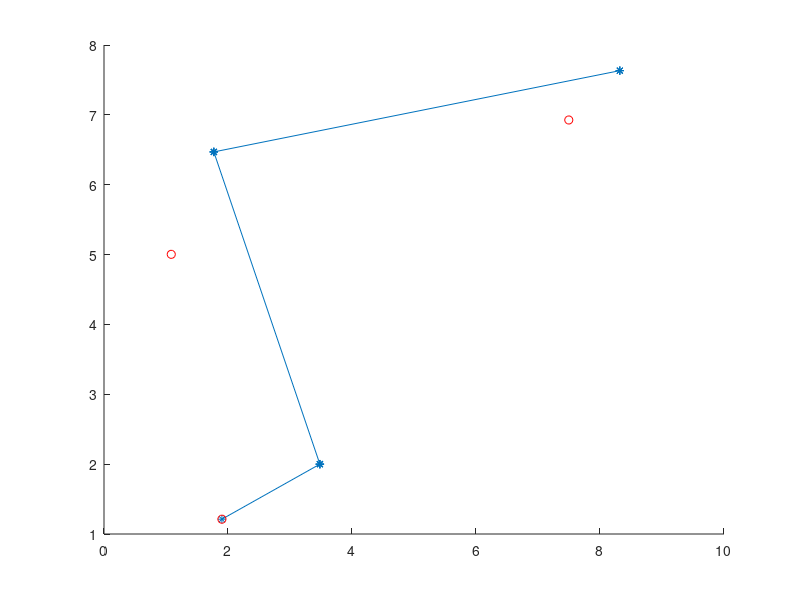

The MATLAB script that drew this image:


numNode = 6;
A = rand(numNode, numNode);
threshold = 0.7;
A(A > threshold) = 1;
A(A ~= 1) = 0;
A = triu(A);
coordinates = rand(numNode,2) * 10;

ind = kmeans(A', 2);
group1 = find(ind==1);
group2 = find(ind==2);

figure
hold on
gplot(A, coordinates, '-*');
scatter(coordinates(group1,1), coordinates(group1,2), 'r');
hold off

